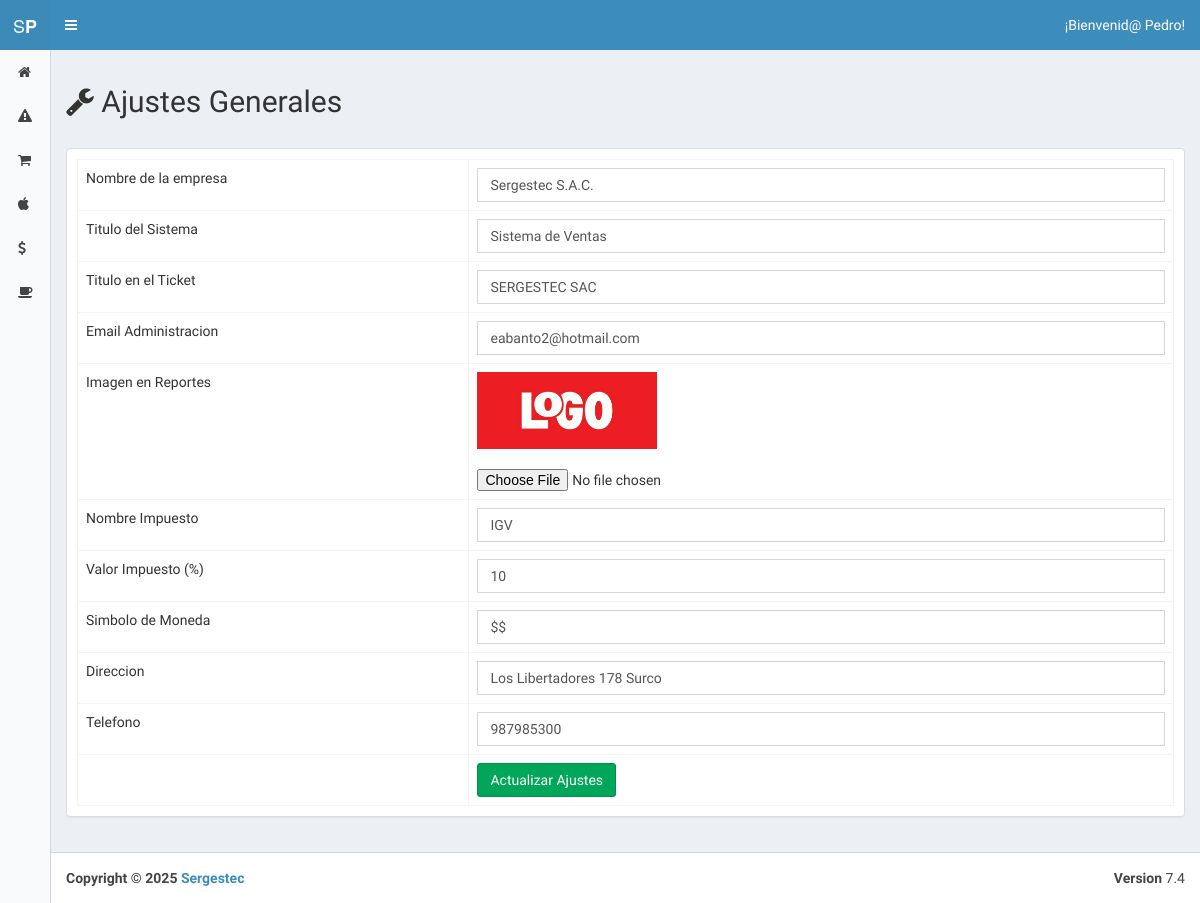
The app's page /index.php?view=configuration (signed in), older data.
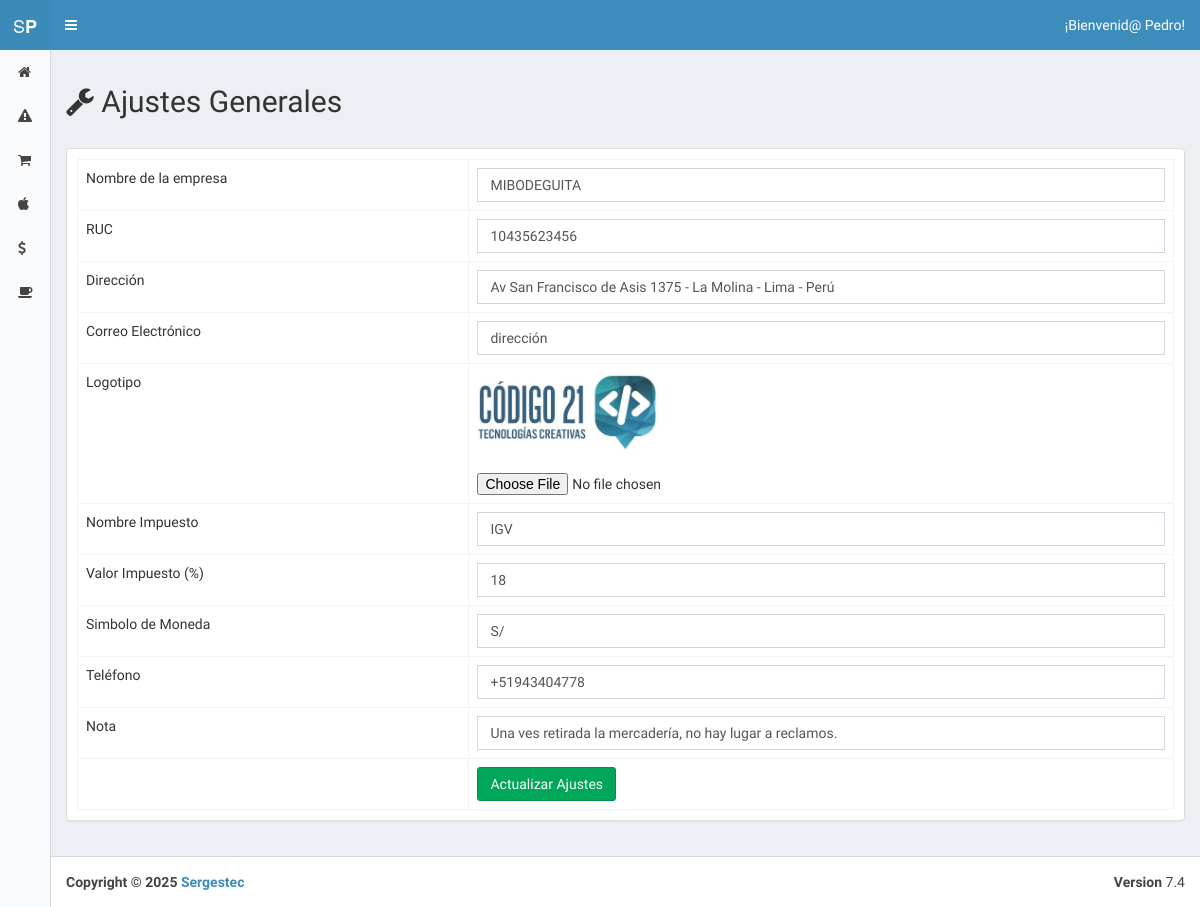
The same page, newer data.
### tables this page shows
CREATE TABLE `configuration` (
  `id` int(11) NOT NULL,
  `short` varchar(255) NOT NULL,
  `name` varchar(255) NOT NULL,
  `kind` int(11) NOT NULL,
  `val` varchar(255) NOT NULL
);

### core/controller/Lb.php (called while the page is built, shortened)
<?php
class Lb {
	public function start(){
		include "core/app/init.php";
	}
}
?>

### index.php (called while the page is built, shortened)
<?php
	$lb = new Lb();
	$lb->start();
?>

### core/controller/Executor.php (called while the page is built, shortened)
<?php
class Executor {
	public static function doit($sql){
		$con = Database::getCon();
		return array($con->query($sql),$con->insert_id);
	}
}
?>

### core/app/model/UserData.php (called while the page is built, shortened)
<?php
	class UserData {
		public static $tablename = "user";
		public static function getById($id){
			$sql = "select * from ".self::$tablename." where id=$id";
			$query = Executor::doit($sql);
			return Model::one($query[0],new UserData());
		}
	}
?>

### core/controller/Model.php (called while the page is built, shortened)
<?php
class Model {
	public static function exists($modelname){
		$fullpath = self::getFullpath($modelname);
		$found=false;
		if(file_exists($fullpath)){
			$found = true;
		}
		return $found;
	}
	public static function getFullpath($modelname){
		return Core::$root."core/app/model/".$modelname.".php";
	}
	public static function many($query,$aclass){
		$cnt = 0;
		$array = array();
		while($r = $query->fetch_array()){
			$array[$cnt] = new $aclass;
			$cnt2=1;
			foreach ($r as $key => $v) {
				if($cnt2>0 && $cnt2%2==0){
					$array[$cnt]->$key = $v;
				}
				$cnt2++;
			}
			$cnt++;
		}
		return $array;
	}
	public static function one($query,$aclass){
		$found = null;
		$data = new $aclass;
		while($r = $query->fetch_array()){
			$cnt=1;
			foreach ($r as $key => $v) {
				if($cnt>0 && $cnt%2==0){
					$data->$key = $v;
				}
				$cnt++;
			}
			$found = $data;
			break;
		}
		return $found;
	}
}
?>

### core/app/model/ConfigurationData.php (called while the page is built, shortened)
<?php
	class ConfigurationData {
		public static $tablename = "configuration";
		public static function getAll(){
			$sql = "select * from ".self::$tablename;
			$query = Executor::doit($sql);
			return Model::many($query[0],new ConfigurationData());
		}
	}
?>

### core/app/view/configuration-view.php (the view)
<section class="content">
  <?php $settings = ConfigurationData::getAll(); ?>
  <div class="row">
    <div class="col-md-12">
      <h2><i class="fa fa-wrench"></i> Ajustes Generales</h2>
    </div>
  </div>
  <br>
  <div class="row">
    <div class="col-md-12">
      <div class="panel panel-default">
        <form method="post" action="./?action=settings_update" enctype="multipart/form-data">
          <div class="box-body table-responsive">
          <table class="table table-bordered">
            <tbody>
              <?php
              if(count($settings)>0):?>
              <?php foreach($settings as $cat):?>
              <tr>
                <td><?php echo $cat->name; ?></td>
                <td><?php if($cat->kind==2):?>
                  <input type="text" name="<?php echo $cat->short; ?>" class="form-control" value="<?php echo $cat->val;?>">
                  <?php elseif($cat->kind==4):?>
                  <?php if($cat->val!=""){ ?>
                  <img src="storage/configuration/<?php echo $cat->val;?>" style="width:180px;"><br><br>
                  <?php }else{ ?>
                  <img src="storage/configuration/logo.jpg" style="width:180px;"><br><br>
                  <?php } ?>
                  <input type="file" name="<?php echo $cat->short; ?>" >
                <?php endif;?></td>
              </tr>
              <?php endforeach; ?>
              <?php endif; ?>
              <tr>
                <td> </td>
                <td><input type="submit"  class="btn btn-success" value="Actualizar Ajustes"></td>
              </tr>
            </tbody>
          </table>
        </div>
        </form>
      </div>
    </div>
  </div>
</section>

### core/app/init.php
<?php
if(!isset($_GET["action"])){
	Module::loadLayout("index");
}else{
	Action::load($_GET["action"]);
}
?>

### core/controller/Module.php
<?php
class Module {
	public static function loadLayout(){
		if(Core::$root==""){
		include "core/app/layouts/layout.php";
		}else if(Core::$root=="admin/"){
		include "core/app/".Core::$theme."/layouts/layout.php";
		}
	}
}
?>

### core/app/layouts/layout.php (shortened to what this page needs)
<!DOCTYPE html>
<html>
  <head>
    <link href="plugins/bootstrap/css/bootstrap.min.css" rel="stylesheet" type="text/css" />
    <link href="font-awesome/css/font-awesome.min.css" rel="stylesheet" type="text/css" />
    <link href="dist/css/AdminLTE.min.css" rel="stylesheet" type="text/css" />
    <link rel="stylesheet" href="plugins/datatables/dataTables.bootstrap.css">
    <link href="dist/css/skins/skin-blue-light.min.css" rel="stylesheet" type="text/css" />
    <link rel="stylesheet" href="plugins/morris/morris.css">
    <link rel="stylesheet" href="plugins/morris/example.css">
  </head>
  <body class="<?php if(isset($_SESSION["user_id"])):?>  skin-blue-light sidebar-collapse sidebar-mini <?php else:?>login-page<?php endif; ?>" style="background: url(storage/configuration/background.jpg) no-repeat center center fixed;">
    <div class="wrapper">
      <?php if(isset($_SESSION["user_id"])):?>
      <header class="main-header">
        <a href="./" class="logo">
          <span class="logo-mini">S<b>P</b></span>
        </a>
        <nav class="navbar navbar-static-top" role="navigation">
          <?php $u=null;
          if(isset($_SESSION["user_id"]) &&$_SESSION["user_id"]!=""):
          $u = UserData::getById($_SESSION["user_id"]); ?>
          <a href="#" class="sidebar-toggle" data-toggle="offcanvas" role="button">
          </a>
          <div class="navbar-custom-menu">
            <ul class="nav navbar-nav">
              <li class="dropdown user user-menu">
                <a href="#" class="dropdown-toggle" data-toggle="dropdown">
                  <span class="">¡Bienvenid@ <?php if(isset($_SESSION["user_id"])){ echo UserData::getById($_SESSION["user_id"])->name; }?>!</span>
                </a>
              </li>
            </ul>
          </div>
        </nav>
      </header>
      <aside class="main-sidebar">
        <section class="sidebar">
          <ul class="sidebar-menu">
            <li><a href="./index.php?view=home"><i class='fa fa-home'></i> <span>Inicio</span></a></li>
            <li><a href="index.php?view=alerts"><i class="fa fa-warning"></i> <span>Alertas</span></a></li>
            <li><a href="./index.php?view=sell"><i class='fa fa-shopping-cart'></i> <span>Vender</span></a></li>
            <?php if($u->kind==2 || $u->kind==3):?>
            <li><a href="./index.php?view=products"><i class='fa fa-apple'></i> <span>Productos</span></a></li>
            <li><a href="./index.php?view=sells"><i class='fa fa-dollar'></i> <span>Ventas</span></a></li>
            <li><a href="index.php?view=spends"><i class="fa fa-coffee"></i> <span>Gastos</span></a></li>
          <?php endif;?>
          </ul>
        </section>
      </aside>
      <?php endif;?>
    <?php endif;?>
      <?php if(isset($_SESSION["user_id"])):?>
      <div class="content-wrapper">
        <?php View::load("index");?>
      </div>
        <footer class="main-footer">
        <div class="pull-right hidden-xs">
          <b>Version</b> 7.4
        </div>
        <strong>Copyright &copy; <?php echo Date("Y"); ?> <a href="https://www.sergestec.com" target="_blank">Sergestec</a></strong>
      </footer>
      <?php endif;?>
    </div>
  </body>
</html>

### core/controller/View.php (shortened to what this page needs)
<?php
class View {
	public static function load($view){
		if(!isset($_GET['view'])){
			if(Core::$root==""){
				include "core/app/view/".$view."-view.php";
			}else if(Core::$root=="admin/"){
				include "core/app/".Core::$theme."/view/".$view."-view.php";
			}
		}else{
			if(View::isValid()){
				$url ="";
			if(Core::$root==""){
			$url = "core/app/view/".$_GET['view']."-view.php";
			}else if(Core::$root=="admin/"){
			$url = "core/app/".Core::$theme."/view/".$_GET['view']."-view.php";
			}
				include $url;
			}else{
				View::Error("<b>404 NOT FOUND</b> View <b>".$_GET['view']."</b> folder !! - <a href='http://evilnapsis.com/legobox/help/' target='_blank'>Help</a>");
			}
		}
	}
	public static function isValid(){
		$valid=false;
		if(isset($_GET["view"])){
			$url ="";
			if(Core::$root==""){
			$url = "core/app/view/".$_GET['view']."-view.php";
			}else if(Core::$root=="admin/"){
			$url = "core/app/".Core::$theme."/view/".$_GET['view']."-view.php";
			}
			if(file_exists($file = $url)){
				$valid = true;
			}
		}
		return $valid;
	}
}
?>

Row changes from the older to the newer data that the page shows:
removed configuration: name "Titulo del Sistema", title "Sistema de Ventas"
removed configuration: name "Titulo en el Ticket", ticket_title "SERGESTEC SAC"
removed configuration: name "Direccion", address "Los Libertadores 178 Surco"
removed configuration: name "Telefono", phone "987985300"
changed configuration "Nombre de la empresa": company_name "Sergestec S.A.C." → "MIBODEGUITA"
added configuration: name "RUC", ruc "10435623456"
added configuration: name "Dirección", address "Av San Francisco de Asis 1375 - La Molina - Lima - Perú"
changed configuration: name "Email Administracion" → "Correo Electrónico"; val "eabanto2@hotmail.com" → "dirección"
changed configuration: name "Imagen en Reportes" → "Logotipo"; val: picture added
changed configuration "Valor Impuesto (%)": imp_val "10" → "18"
changed configuration "Simbolo de Moneda": currency "$$" → "S/"
added configuration: name "Teléfono", phone "+51943404778"
added configuration: name "Nota", note "Una ves retirada la mercadería, no hay lugar a reclamos."
